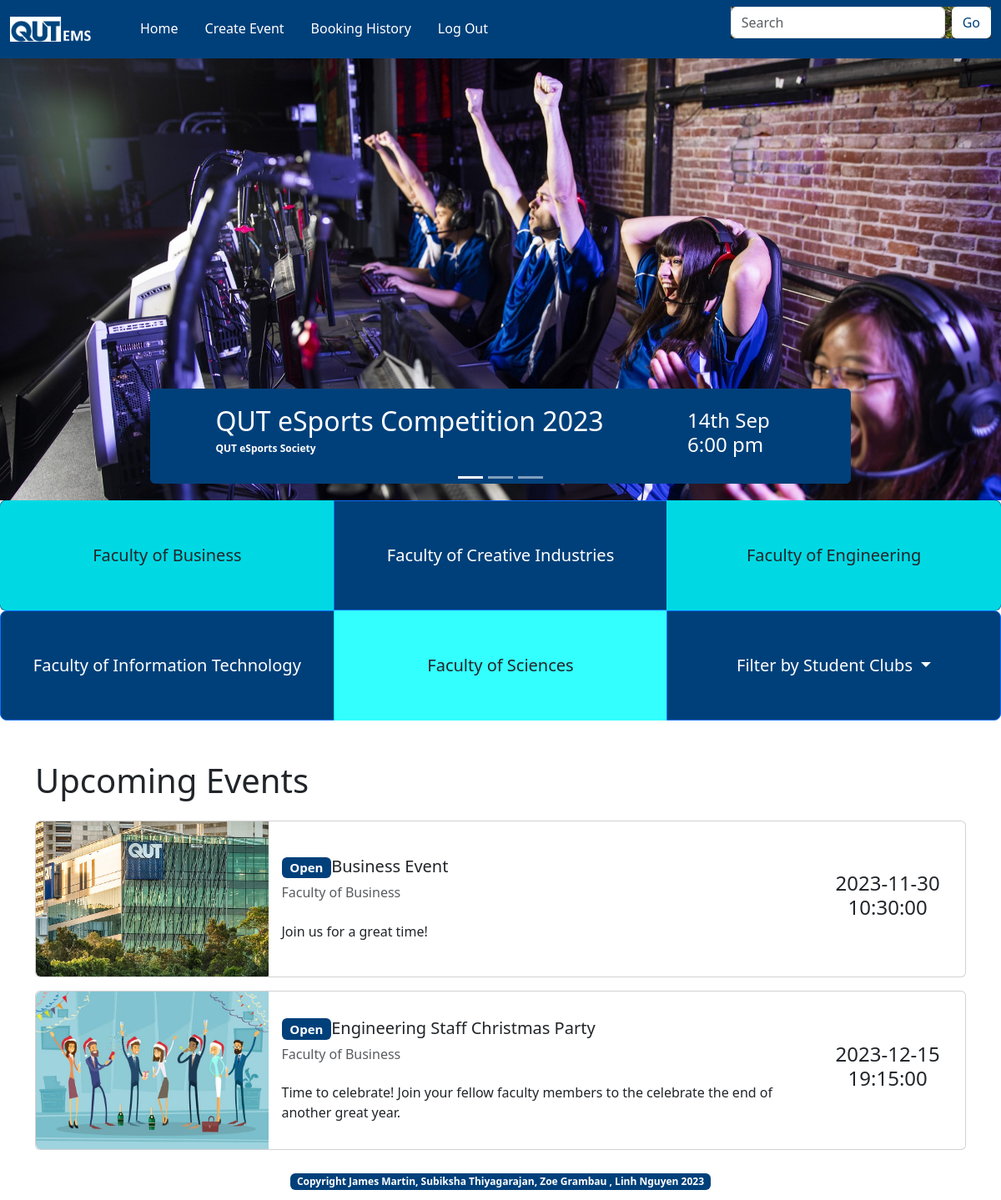
The app's page /filter?faculty=Faculty+of+Business (signed in) with its own data.
### website/models.py (models this page shows, shortened)
class Event(db.Model):
    __tablename__ = 'events'
    id = db.Column(db.Integer, primary_key=True)
    name = db.Column(db.String(80))
    status = db.Column(db.String(10))
    venuename = db.Column(db.String(200))
    image = db.Column(db.String(400))
    organiser = db.Column(db.String(80))
    numticket = db.Column(db.Integer)
    ticketcost = db.Column(db.Integer)
    eventdatetime = db.Column(db.DateTime)
    description = db.Column(db.String(200))
    username = db.Column(db.String(100))
    comments = db.relationship('Comments', backref='event')
    bookings = db.relationship('Booking', backref='event')

### website/views.py (the view)
@bp.route('/filter')
def filter_events():
    search_term = request.args.get('faculty')
    if search_term:
        print(search_term)
        query = "%" + search_term + "%"
        events = db.session.scalars(db.select(Event).where(Event.organiser.like(query)))
        return render_template('index.html', events=events)
    else:
        return redirect(url_for('main.index'))

### website/__init__.py (called while the page is built)
def create_app():
    app = Flask(__name__)
    app.debug = True
    app.secret_key = 'somesecretgoeshere'
    app.config['SQLALCHEMY_DATABASE_URI'] = 'sqlite:///mydbname.sqlite'
    db.init_app(app)
    bootstrap = Bootstrap5(app)
    login_manager = LoginManager()
    login_manager.login_view = 'auth.login'
    login_manager.init_app(app)
    from .models import User
    @login_manager.user_loader
    def load_user(user_id):
        return User.query.get(int(user_id))
    from . import views
    app.register_blueprint(views.bp)
    from . import auth
    app.register_blueprint(auth.bp)
    from . import events
    app.register_blueprint(events.eventbp)
    from . import booking
    app.register_blueprint(booking.bookingbp)
    @app.errorhandler(404)
    def not_found(e):
        return render_template("404.html", error=e)
    return app

### website/templates/index.html (shortened to what this page needs)
{% extends 'base.html' %}
{% block content %}
<main>
    <div class="row">
        <div id="carouselExampleSlidesOnly" class="carousel slide" data-bs-ride="carousel">
            <div id="carouselExampleCaptions" class="carousel slide" data-bs-ride="carousel">
                <div class="carousel-indicators">
                    <button type="button" data-bs-target="#carouselExampleCaptions" data-bs-slide-to="0" class="active"
                        aria-current="true" aria-label="Slide 1"></button>
                    <button type="button" data-bs-target="#carouselExampleCaptions" data-bs-slide-to="1"
                        aria-label="Slide 2"></button>
                    <button type="button" data-bs-target="#carouselExampleCaptions" data-bs-slide-to="2"
                        aria-label="Slide 3"></button>
                </div>
                <div class="carousel-inner">
                    <div class="carousel-item active">
                        <img src="static/img/esport1.jpg" class="d-block w-100" alt="...">
                        <div class="badge carousel-caption carousel-caption-md d-none d-lg-block">
                            <div class="row">
                                <div class="col-lg-8">
                                    <h2>QUT eSports Competition 2023</h2>
                                    <p>QUT eSports Society</p>
                                </div>
                                <div class="col-lg-2">
                                    <h4>14th Sep<br>6:00 pm</h4>
                                </div>
                            </div>
                        </div>
                    </div>
                </div>
            </div>
        </div>
    </div>
    <div class="row mb-5">
        <div class="d-grid gap-2">
            <div class="btn-group button-primary btn-group-lg" role="group" aria-label="Basic example">
                <a href="{{url_for('main.filter_events', faculty='Faculty of Business')}}" class="btn col-md-3"
                    style="padding-block: 50px; background-color: rgb(0, 255, 255, 0.8)">Faculty of Business</a>
                <a href="{{url_for('main.filter_events', faculty='Faculty of Creative Industries')}}"
                    class="btn btn-primary col-md-3"
                    style="padding-block: 50px; background-color:#00407a; outline: none;">Faculty of Creative
                    Industries</a>
                <a href="{{url_for('main.filter_events', faculty='Faculty of Engineering')}}" class="btn col-md-3"
                    style="padding-block: 50px; background-color: rgb(0, 255, 255, 0.8)">Faculty of Engineering</a>
            </div>
        </div>
        <div class="d-grid gap-2">
            <div class="btn-group btn-group-lg" role="group" aria-label="Basic example">
                <a href="{{url_for('main.filter_events', faculty='Faculty of Information Technology')}}"
                    class="btn btn-primary col-md-3"
                    style="padding-block: 50px; background-color:#00407a; outline: none;">Faculty of Information
                    Technology</a>
                <a href="{{url_for('main.filter_events', faculty='Faculty of Sciences')}}" class="btn col-md-3"
                    style="padding-block: 50px; background-color:rgb(0, 255, 255, 0.8)">Faculty of Sciences</a>
                <button type=" button" class="btn btn-primary dropdown-toggle col-md-3" data-bs-toggle="dropdown"
                    aria-expanded="false" style="padding-block: 50px; background-color:#00407a">
                    Filter by Student Clubs
                </button>
            </div>
        </div>
    </div>
    <div class="container">
        <div class="row mb-3" id="Events">
            <h1>Upcoming Events</h1>
        </div>
        {% for event in events %}
        <div class="card card-lg d-lg-block mb-3">
            <div class="row g-0">
                <div class="col-md-3">
                    <img src="{{ event.image }}" class="img-fluid rounded-start" alt="...">
                </div>
                <div class="col-md-7">
                    <div class="card-body">
                        <div class="row mb-3">
                            <h5 class="card-title"><span class="badge">Open</span>{{event.name}}</h5>
                            <h6 class="text-body-secondary">{{event.organiser}}</h6>
                        </div>
                        <div class="row">
                            <p class="card-text">{{event.description}}</p>
                        </div>
                    </div>
                </div>
                <div class="col-md-2 my-auto">
                    <div class="card-body date-time">
                        <h4>{{event.eventdatetime}}</h4>
                    </div>
                </div>
            </div>
        </div>
        {% endfor %}
    </div>
</main>
{% endblock %}>

### website/static/style/index.css (style rules this page uses)
.badge { background-color: #00407a; color: white; }
.button-primary { background-color: #00407a; color: white; }
.row { align-items: center; }
.card-lg .date-time { text-align: center; }
.carousel-caption-md { text-align: left; }

### records on screen
Event: image (picture), name "Business Event", organiser "Faculty of Business", description "Join us for a great time!", eventdatetime "2023-11-30 10:30:00"
Event: image (picture), name "Engineering Staff Christmas Party", organiser "Faculty of Business", description "Time to celebrate! Join your fellow faculty members to the celebrate the end of another great year.", eventdatetime "2023-12-15 19:15:00"
